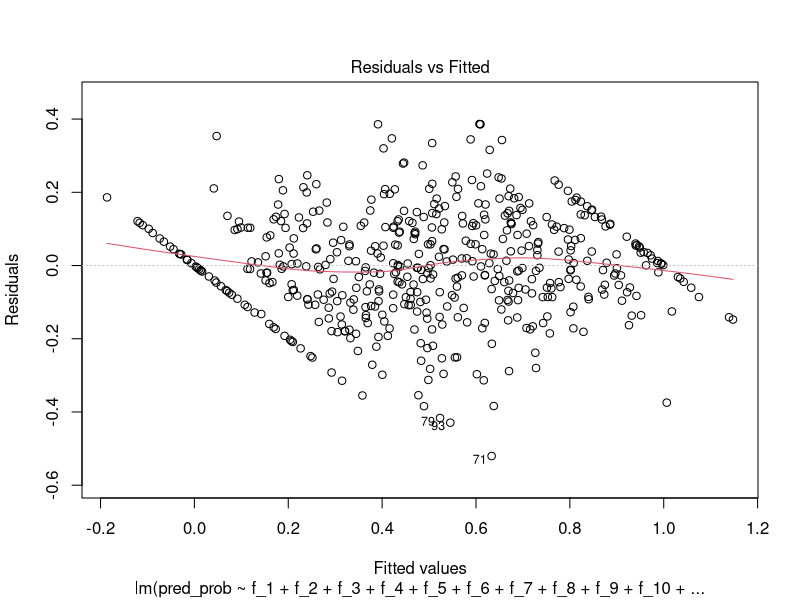
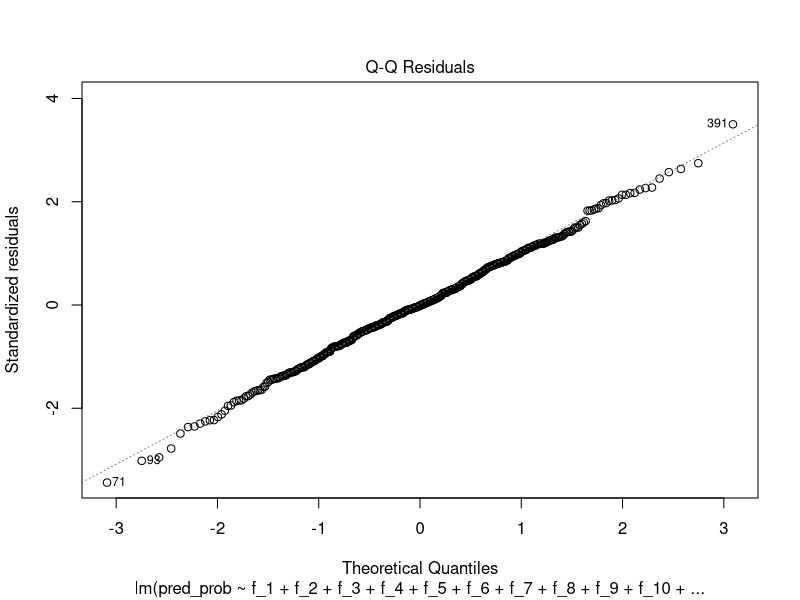
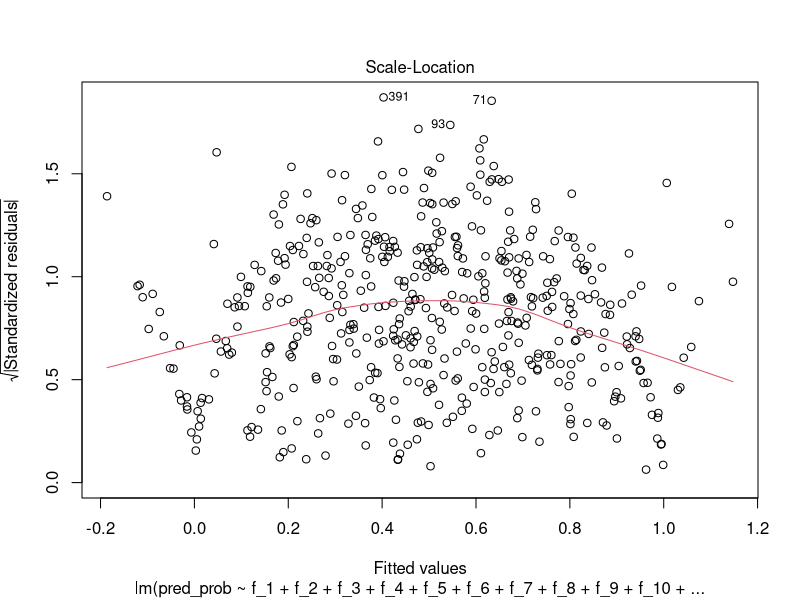
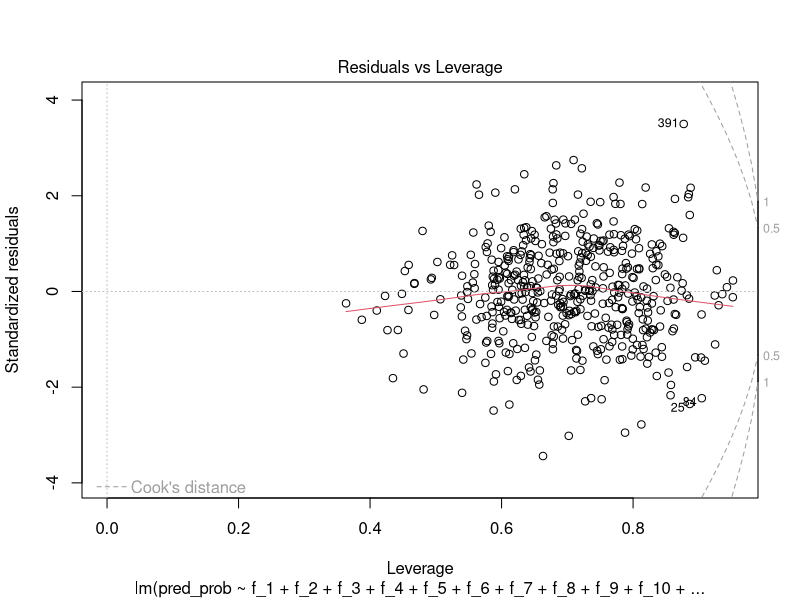
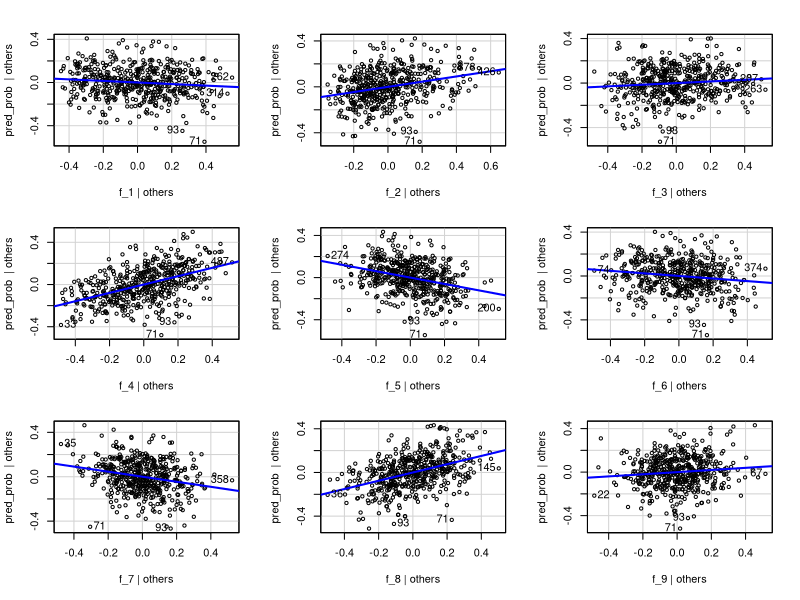
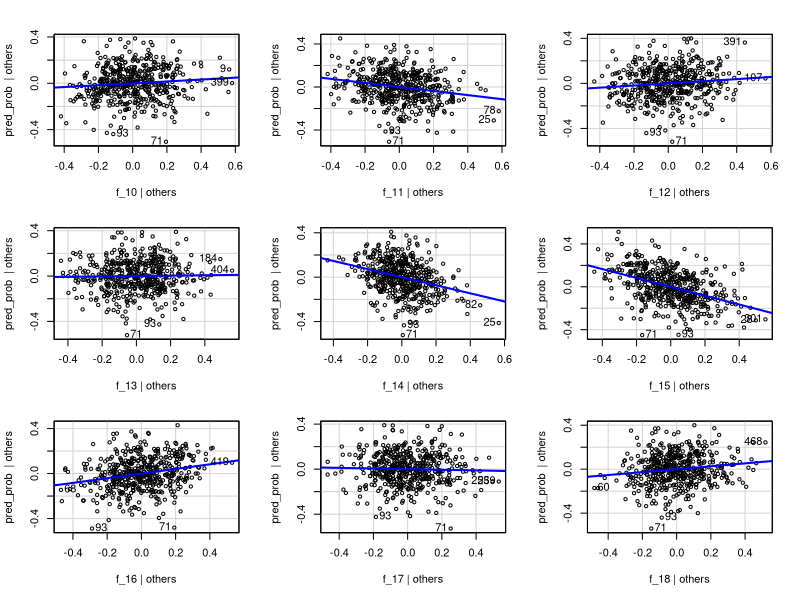
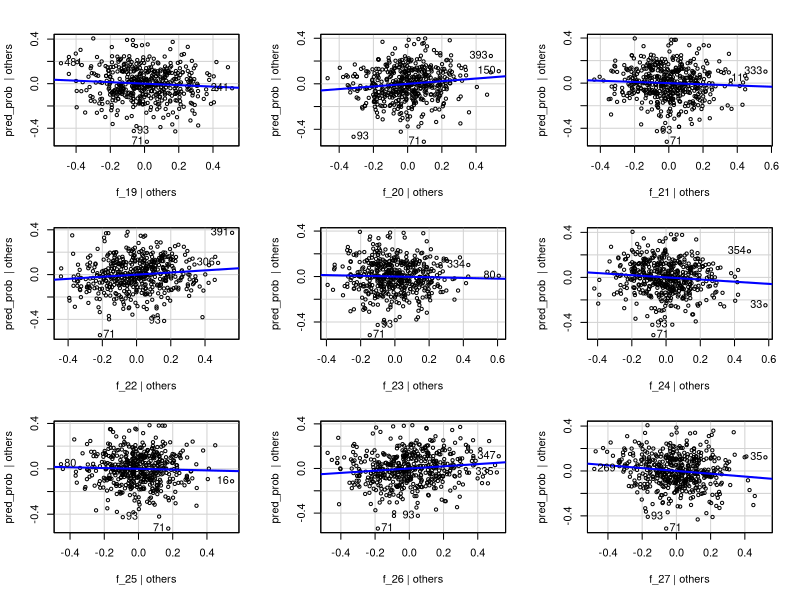
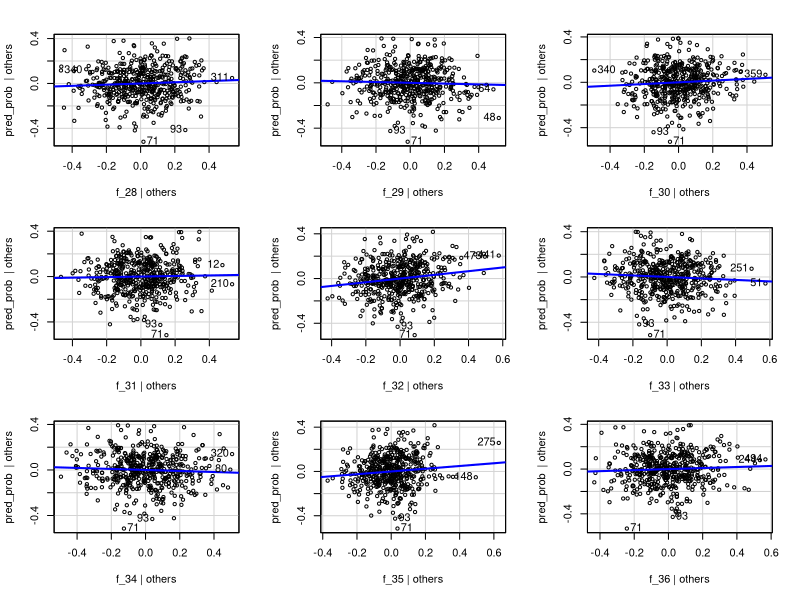

These charts were generated, in order, by the following R code: (Note: this script raises an error after producing the figures.)
## ---- chunk 1
knitr::opts_chunk$set(echo = TRUE)
## ---- chunk 2
# Load the required libraries
library(tidyverse)
library(caret)
library(MASS)
library(car)


## ---- chunk 3
# Load the dataset
data <- read.csv("pca_data_350_d8.csv")  # Update with the actual CSV file name

# Display the structure of the loaded data
str(data)

## ---- chunk 4
# Load the dplyr package for data manipulation
library(dplyr)

# Normalize each feature to the range [0, 1]
normalized_data <- data %>%
  mutate(across(starts_with("f"), ~ (.-min(.)) / (max(.) - min(.))))

# Display the first few rows of the normalized data
head(normalized_data)


## ---- chunk 5
col_name <- NULL;
for (i in 1:400) {
  
  col_name <-  paste0(col_name,"f_", i,"+")
  #data[, col_name] <- boxcox(data[, paste0("Feature_", i)], lambda = NULL)$x
}
cat(col_name)
## ---- chunk 6
model_2  = lm(pred_prob ~ f_1+f_2+f_3+f_4+f_5+f_6+f_7+f_8+f_9+f_10+f_11+f_12+f_13+f_14+f_15+f_16+f_17+f_18+f_19+f_20+f_21+f_22+f_23+f_24+f_25+f_26+f_27+f_28+f_29+f_30+f_31+f_32+f_33+f_34+f_35+f_36+f_37+f_38+f_39+f_40+f_41+f_42+f_43+f_44+f_45+f_46+f_47+f_48+f_49+f_50+f_51+f_52+f_53+f_54+f_55+f_56+f_57+f_58+f_59+f_60+f_61+f_62+f_63+f_64+f_65+f_66+f_67+f_68+f_69+f_70+f_71+f_72+f_73+f_74+f_75+f_76+f_77+f_78+f_79+f_80+f_81+f_82+f_83+f_84+f_85+f_86+f_87+f_88+f_89+f_90+f_91+f_92+f_93+f_94+f_95+f_96+f_97+f_98+f_99+f_100+f_101+f_102+f_103+f_104+f_105+f_106+f_107+f_108+f_109+f_110+f_111+f_112+f_113+f_114+f_115+f_116+f_117+f_118+f_119+f_120+f_121+f_122+f_123+f_124+f_125+f_126+f_127+f_128+f_129+f_130+f_131+f_132+f_133+f_134+f_135+f_136+f_137+f_138+f_139+f_140+f_141+f_142+f_143+f_144+f_145+f_146+f_147+f_148+f_149+f_150+f_151+f_152+f_153+f_154+f_155+f_156+f_157+f_158+f_159+f_160+f_161+f_162+f_163+f_164+f_165+f_166+f_167+f_168+f_169+f_170+f_171+f_172+f_173+f_174+f_175+f_176+f_177+f_178+f_179+f_180+f_181+f_182+f_183+f_184+f_185+f_186+f_187+f_188+f_189+f_190+f_191+f_192+f_193+f_194+f_195+f_196+f_197+f_198+f_199+f_200+f_201+f_202+f_203+f_204+f_205+f_206+f_207+f_208+f_209+f_210+f_211+f_212+f_213+f_214+f_215+f_216+f_217+f_218+f_219+f_220+f_221+f_222+f_223+f_224+f_225+f_226+f_227+f_228+f_229+f_230+f_231+f_232+f_233+f_234+f_235+f_236+f_237+f_238+f_239+f_240+f_241+f_242+f_243+f_244+f_245+f_246+f_247+f_248+f_249+f_250+f_251+f_252+f_253+f_254+f_255+f_256+f_257+f_258+f_259+f_260+f_261+f_262+f_263+f_264+f_265+f_266+f_267+f_268+f_269+f_270+f_271+f_272+f_273+f_274+f_275+f_276+f_277+f_278+f_279+f_280+f_281+f_282+f_283+f_284+f_285+f_286+f_287+f_288+f_289+f_290+f_291+f_292+f_293+f_294+f_295+f_296+f_297+f_298+f_299+f_300+f_301+f_302+f_303+f_304+f_305+f_306+f_307+f_308+f_309+f_310+f_311+f_312+f_313+f_314+f_315+f_316+f_317+f_318+f_319+f_320+f_321+f_322+f_323+f_324+f_325+f_326+f_327+f_328+f_329+f_330+f_331+f_332+f_333+f_334+f_335+f_336+f_337+f_338+f_339+f_340+f_341+f_342+f_343+f_344+f_345+f_346+f_347+f_348+f_349+f_350, data = normalized_data)
summary(model_2)
## ---- chunk 7

plot(model_2)
## ---- chunk 8

residuals <- residuals(model_2)

# Create the AV plot
avPlots(model_2)

# Create the CR plot
crPlots(model_2)

## ---- chunk 9
# Apply Box-Cox transformation to the target variable (response) if needed
# For example, if you have a response variable named 'y', you can transform it like this:
# data$y_transformed <- boxcox(data$y, lambda = NULL)
# Uncomment and modify the above line based on your data

# Apply Box-Cox transformation to the features
# Assuming the transformed features are named 'Feature_1_transformed', ..., 'Feature_10_transformed'

boxcox(data[, paste0("Feature_1")], lambda = NULL)
for (i in 1:10) {
  boxcox(data[, paste0("Feature_", i)], lambda = NULL)
  #col_name <- paste0("Feature_", i, "_transformed")
  #data[, col_name] <- boxcox(data[, paste0("Feature_", i)], lambda = NULL)$x
}

# Define the list of transformed feature names
transformed_feature_names <- paste0("Feature_", 1:10, "_transformed")  # Adjust the range as needed

# Construct the formula for MLR
formula <- reformulate(transformed_feature_names, response = "y")

# Perform Multiple Linear Regression (MLR) using the transformed features
model <- lm(formula, data = data)

# Display the summary of the MLR model
summary(model)
